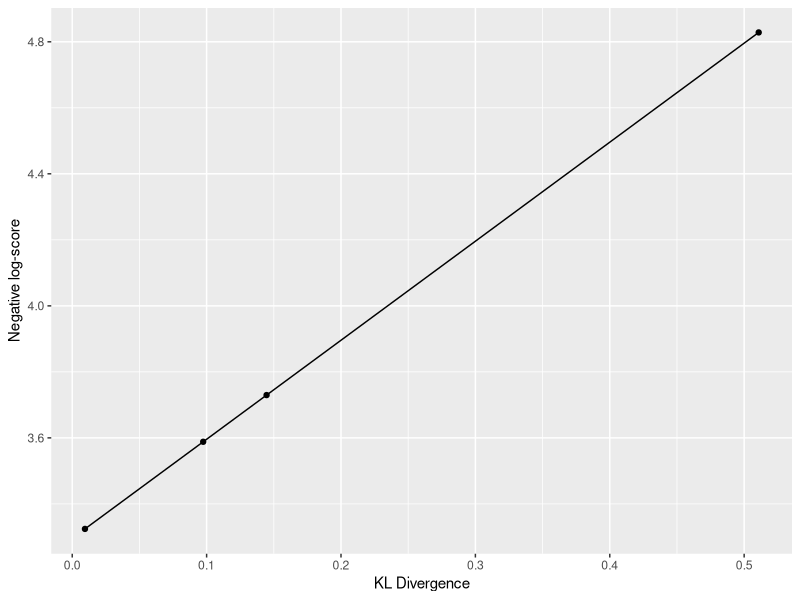
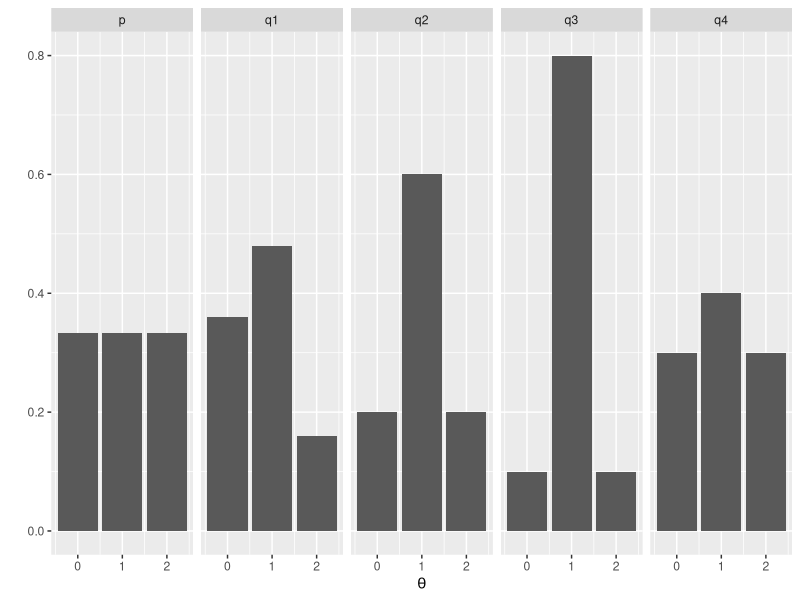

Source code (R) for these figures, in order:
########################################################################################
# KL example adapted from wikipedia
# https://fr.wikipedia.org/wiki/Divergence_de_Kullback-Leibler#cite_note-Kullback-3
######################################################################################

library(tidyverse)

p <- c(1/3, 1/3, 1/3) # distribution cible (uniform with p = 1/3)
q1 <- c(0.36, 0.48, 0.16) # modèle q1
q2 <- c(0.2, 0.6, 0.2) # modèle q2
q3 <- c(0.1, 0.8, 0.1) # modèle q3
q4 <- c(0.3, 0.4, 0.3) # modèle q4

(divergence_q1 <- sum(p * log(p / q1) ) ) # divergence modèle q1
(divergence_q2 <- sum(p * log(p / q2) ) ) # divergence modèle q2
(divergence_q3 <- sum(p * log(p / q3) ) ) # divergence modèle q3
(divergence_q4 <- sum(p * log(p / q4) ) ) # divergence modèle q4

(entropie_croisee_q1 <- sum(p * log(q1) ) ) # entropie croisée modèle q1
(entropie_croisee_q2 <- sum(p * log(q2) ) ) # entropie croisée modèle q2
(entropie_croisee_q3 <- sum(p * log(q3) ) ) # entropie croisée modèle q3
(entropie_croisee_q4 <- sum(p * log(q4) ) ) # entropie croisée modèle q4

(deviance_q1 <- (- 2) * sum(log(q1) ) ) # déviance modèle q1
(deviance_q2 <- (- 2) * sum(log(q2) ) ) # déviance modèle q2
(deviance_q3 <- (- 2) * sum(log(q3) ) ) # déviance modèle q3
(deviance_q4 <- (- 2) * sum(log(q4) ) ) # déviance modèle q4

# vecteur de divergences
divergences <- c(divergence_q1, divergence_q2, divergence_q3, divergence_q4)

# vecteur de log-score
log_scores <- c(sum(log(q1) ), sum(log(q2) ), sum(log(q3) ), sum(log(q4) ) )

# relation entre les deux
data.frame(divergences = divergences, neglogscore = -log_scores) %>%
    ggplot(aes(x = divergences, y = neglogscore) ) +
    geom_line() +
    geom_point() +
    labs(x = "KL Divergence", y = "Negative log-score")

# plotting the distributions
data.frame(p, q1, q2, q3, q4) %>%
    mutate(x = c(0, 1, 2) ) %>%
    pivot_longer(cols = 1:5) %>%
    ggplot(aes(x = x, y = value) ) +
    geom_bar(stat = "identity") +
    facet_wrap(~name, ncol = 5) +
    labs(x = expression(theta), y = "")
